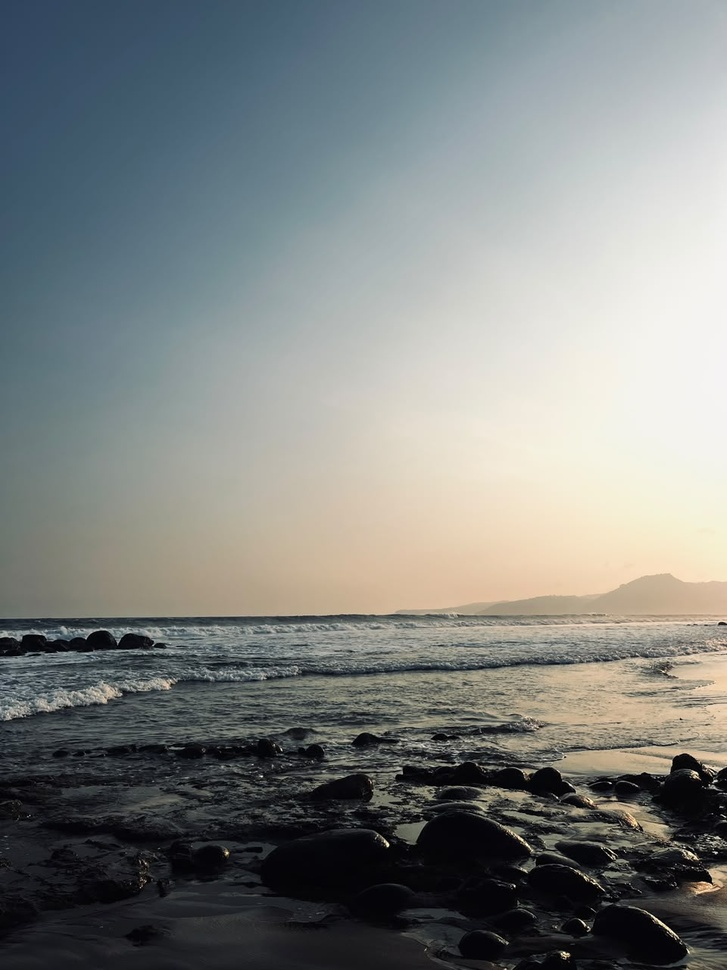
#> input picture Sesi 2/laut.jpeg, 727 x 970 px, shrunk from 960 x 1280 before the run
$ python deteksiwarna.py
#> lines starting #> are read from the running program, lines starting #| are printed output that depends on the picture; after the words box and inside, x2 and y2 are one past the last pixel; in counts of white or black regions, pixels touching at a corner belong together
import cv2
import matplotlib.pyplot as plt

# 1. Membaca citra dari file
img = cv2.imread('laut.jpeg')
#> img is the input picture: shape (970, 727, 3); mean B, G, R 129.1, 131, 127.2

# Mengecek apakah gambar berhasil dibaca
if img is None:
    print("Gambar tidak ditemukan. Pastikan file laut.jpeg berada di folder yang sama.")
    exit()

# 2. Mengubah BGR menjadi RGB
img_rgb = cv2.cvtColor(img, cv2.COLOR_BGR2RGB)

# 3. Mengubah citra RGB menjadi grayscale
gray = cv2.cvtColor(img, cv2.COLOR_BGR2GRAY)
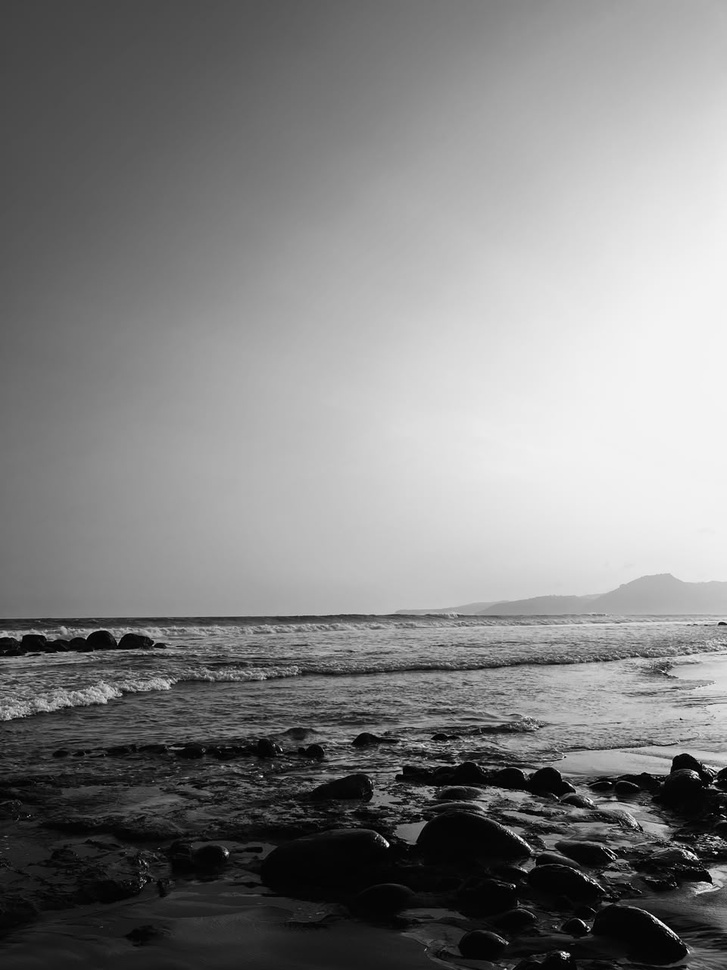
#> gray: shape (970, 727); min 0, max 254, mean 129.7

# 4. Mengubah grayscale menjadi citra biner
_, binary = cv2.threshold(gray, 127, 255, cv2.THRESH_BINARY)
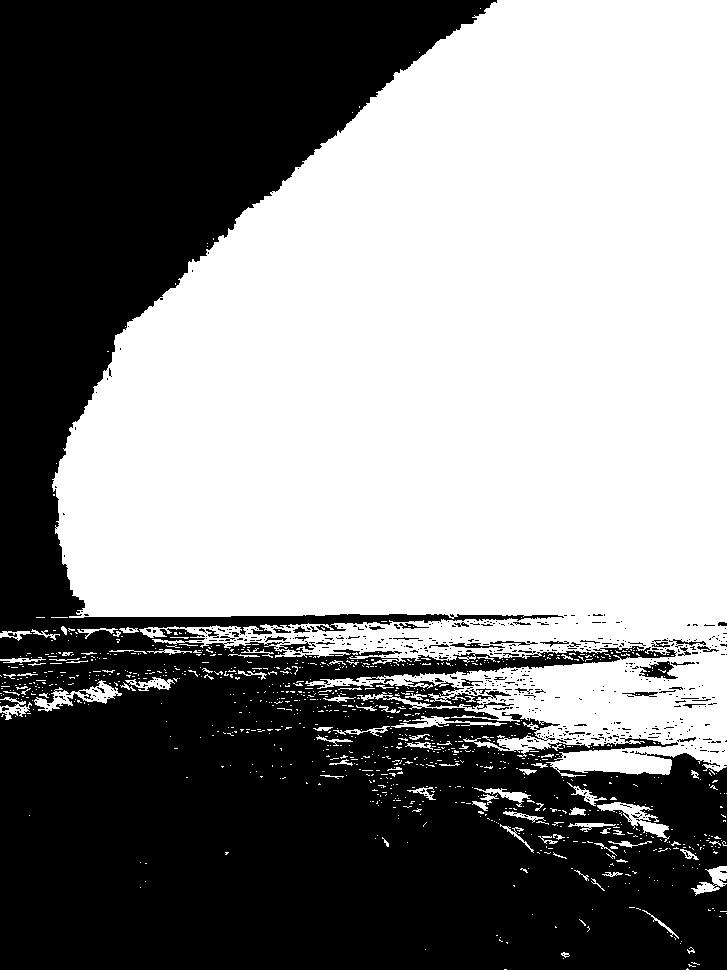
#> binary: shape (970, 727); 53.3% white; 568 black regions (520 under 20 px), largest, box (x1, y1, x2, y2) and area: (0, 0, 727, 970) 325115, (639, 661, 678, 679) 364, (277, 641, 314, 653) 163

# 5. Menampilkan informasi citra
tinggi, lebar, channel = img.shape
#> tinggi = 970; lebar = 727; channel = 3

print("=== INFORMASI CITRA ===")
print(f"Nama file       : laut.jpeg")
print(f"Lebar           : {lebar} piksel")
#| Lebar           : 727 piksel
print(f"Tinggi          : {tinggi} piksel")
#| Tinggi          : 970 piksel
print(f"Jumlah channel  : {channel}")
#| Jumlah channel  : 3
print("=======================")

# 6. Membuat tampilan 4 citra
plt.figure(figsize=(12, 8))

# Citra asli
plt.subplot(2, 2, 1)
plt.imshow(img_rgb)
plt.title("1. Citra Asli")
plt.axis('off')

# Citra RGB
plt.subplot(2, 2, 2)
plt.imshow(img_rgb)
plt.title("2. Citra RGB")
plt.axis('off')

# Citra Grayscale
plt.subplot(2, 2, 3)
plt.imshow(gray, cmap='gray')
plt.title("3. Citra Grayscale")
plt.axis('off')

# Citra Biner
plt.subplot(2, 2, 4)
plt.imshow(binary, cmap='gray')
plt.title("4. Citra Biner")
plt.axis('off')

# Menampilkan semua hasil
plt.tight_layout()
plt.show()
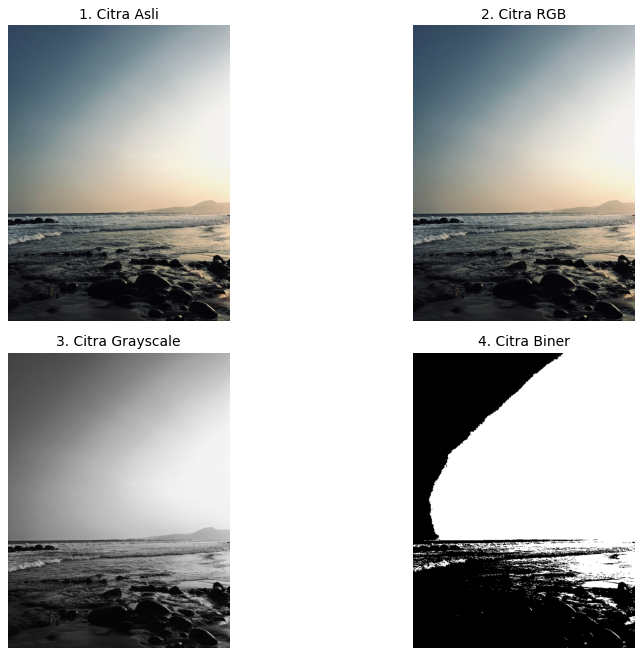
#> figure drawn by matplotlib, 4 panels

$ run again, with zacky.jpeg copied over Sesi 2/laut.jpeg
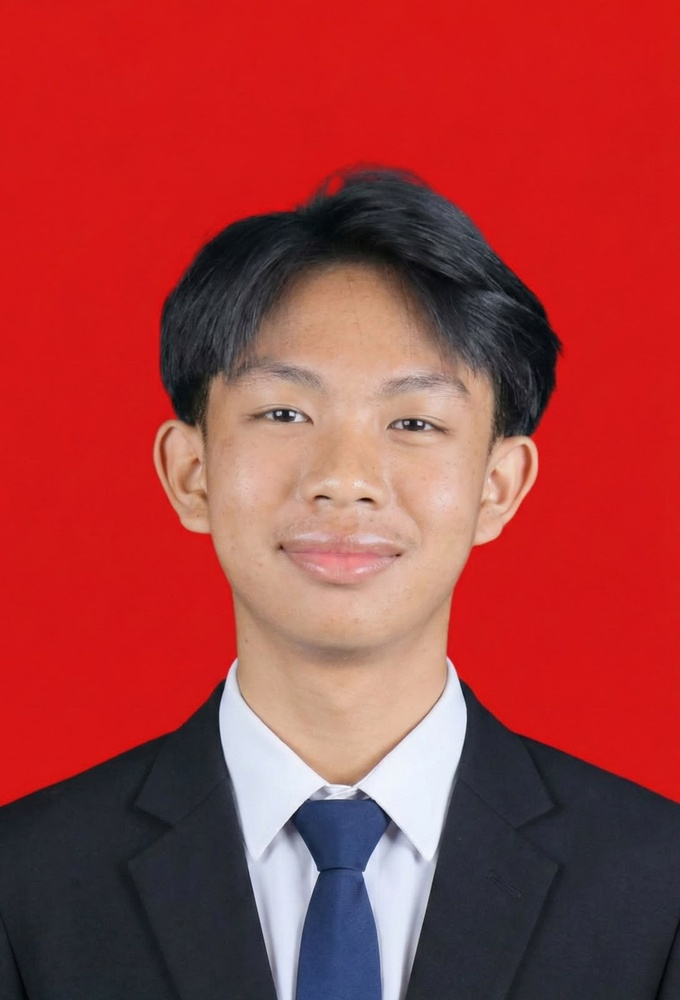
#> input picture zacky.jpeg, 680 x 1000 px, shrunk from 1088 x 1600 before the run
#> img is the input picture: shape (1000, 680, 3); mean B, G, R 60.9, 60.9, 163.7
#> `_, binary = cv2.threshold(gray, 127, 255, cv2.THRESH_BINARY)`:
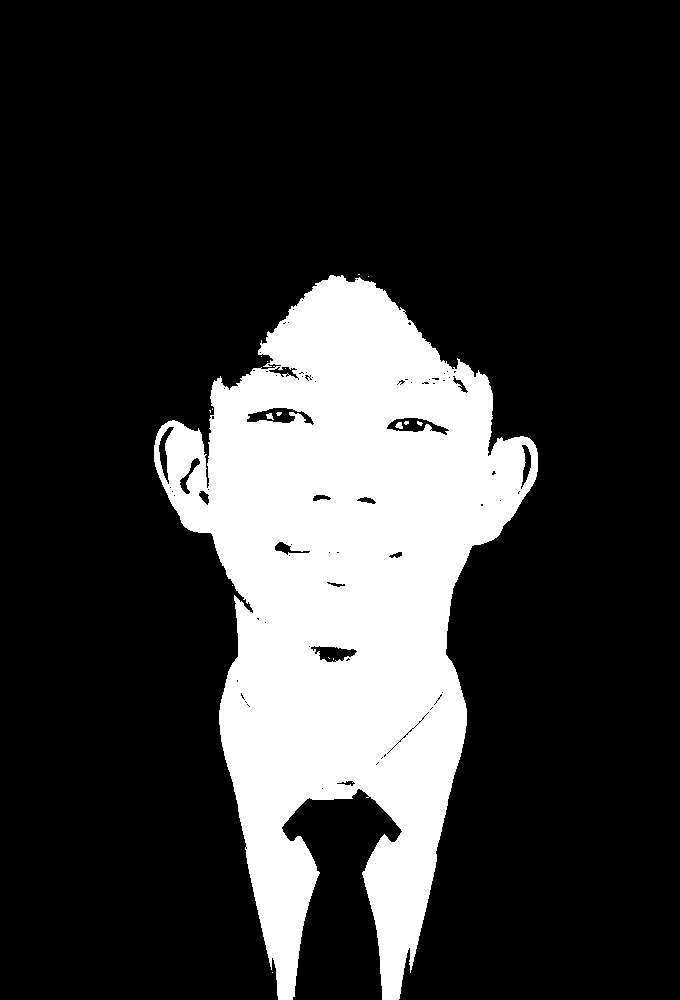
#> binary: shape (1000, 680); 20.9% white; 17 white regions (14 under 20 px), largest, box (x1, y1, x2, y2) and area: (154, 275, 538, 1000) 142170, (395, 422, 403, 429) 40, (266, 413, 274, 420) 35
#| Lebar           : 680 piksel
#| Tinggi          : 1000 piksel
#| Jumlah channel  : 3
#> `plt.show()`:
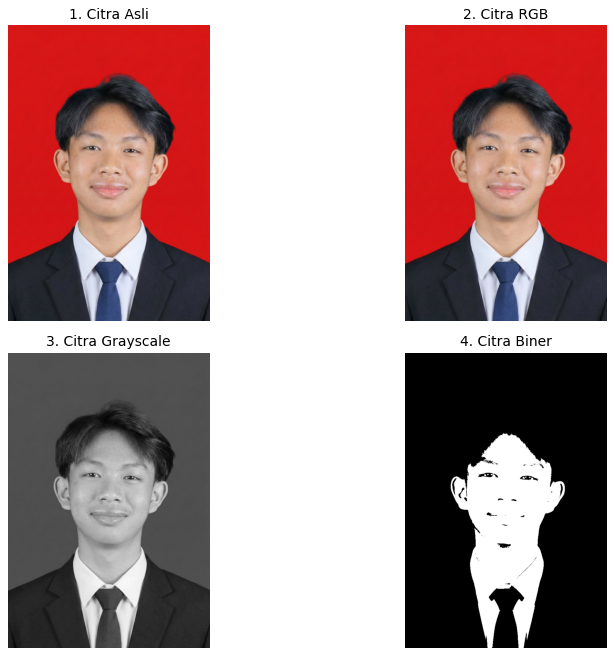
#> figure drawn by matplotlib, 4 panels

$ run again, with Sesi 4/image copy 2.png saved as Sesi 2/laut.jpeg
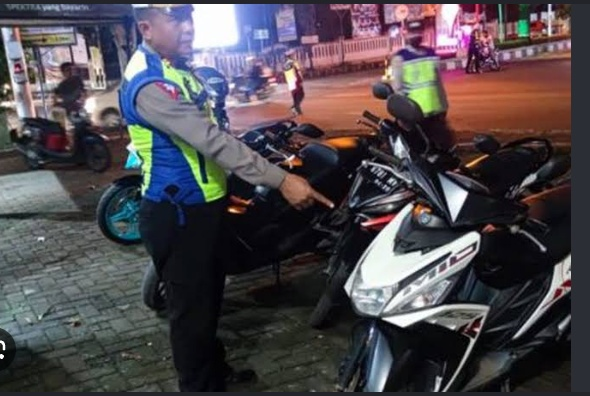
#> input picture Sesi 4/image copy 2.png, 590 x 396 px
#> img is the input picture: shape (396, 590, 3); mean B, G, R 78.6, 73.5, 79.1
#> `_, binary = cv2.threshold(gray, 127, 255, cv2.THRESH_BINARY)`:
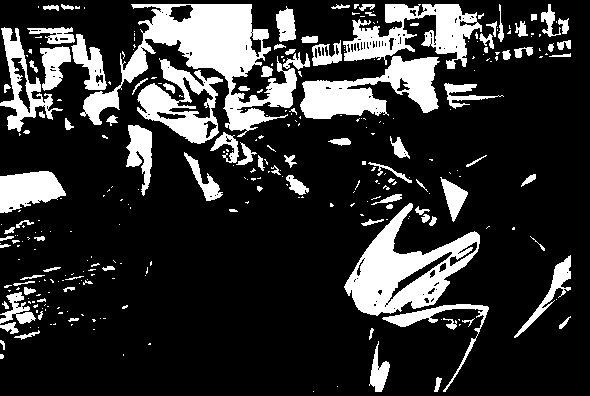
#> binary: shape (396, 590); 19.9% white; 306 white regions (205 under 20 px), largest, box (x1, y1, x2, y2) and area: (80, 4, 297, 137) 9612, (344, 203, 480, 316) 6254, (300, 56, 440, 119) 4543
#| Lebar           : 590 piksel
#| Tinggi          : 396 piksel
#| Jumlah channel  : 3
#> `plt.show()`:
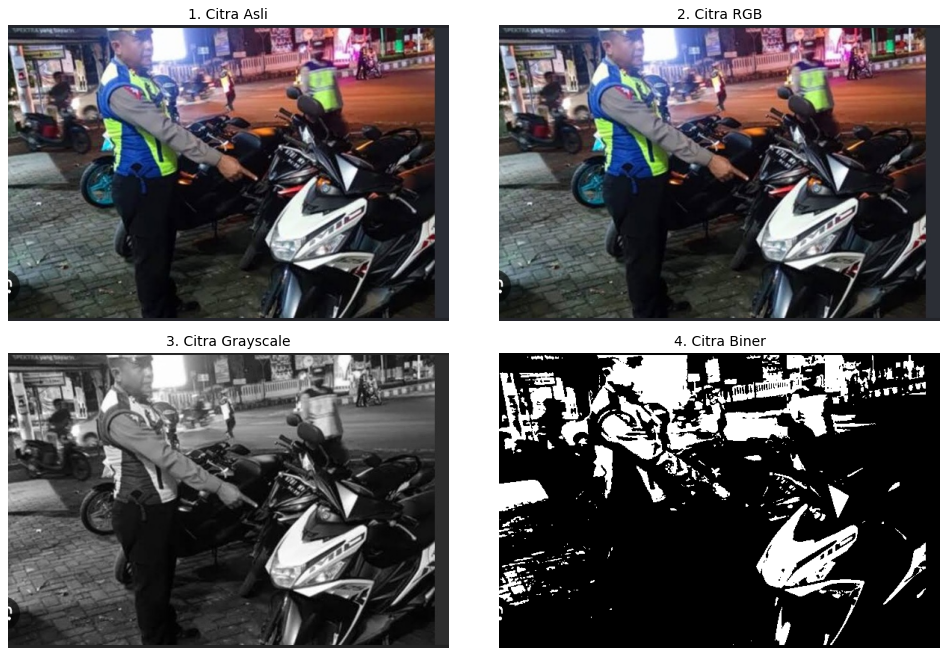
#> figure drawn by matplotlib, 4 panels
